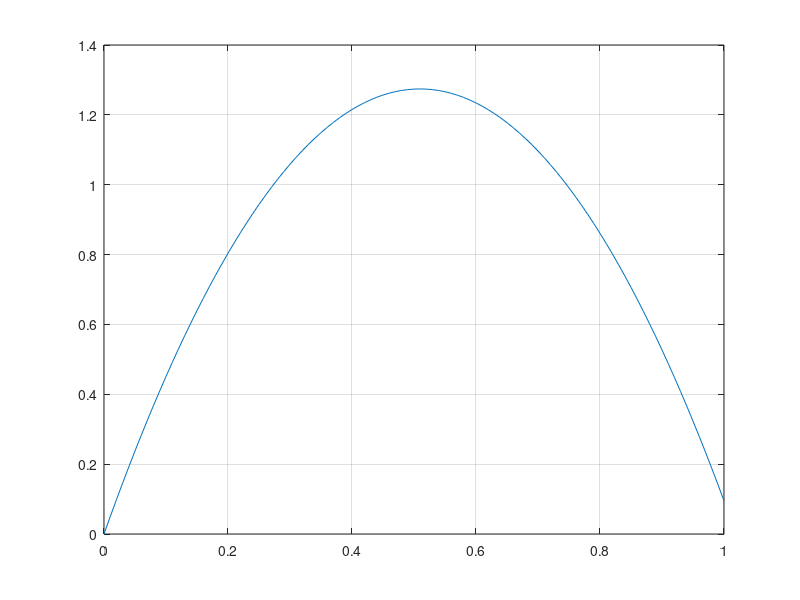

Recreate this plot in MATLAB.
clear all; close all;
g = 9.81;
v0 = 5;
t = 0:0.01:1;
tmax = size(t,2)
y = v0*t - 0.5*g*t.^2;

alturamax = y(1);
for i = 2:tmax
  if y(i) > alturamax
    alturamax = y(i);
  end
end
fprintf('La altura maxima es: %f m \n',alturamax)
plot(t,y);grid on;
